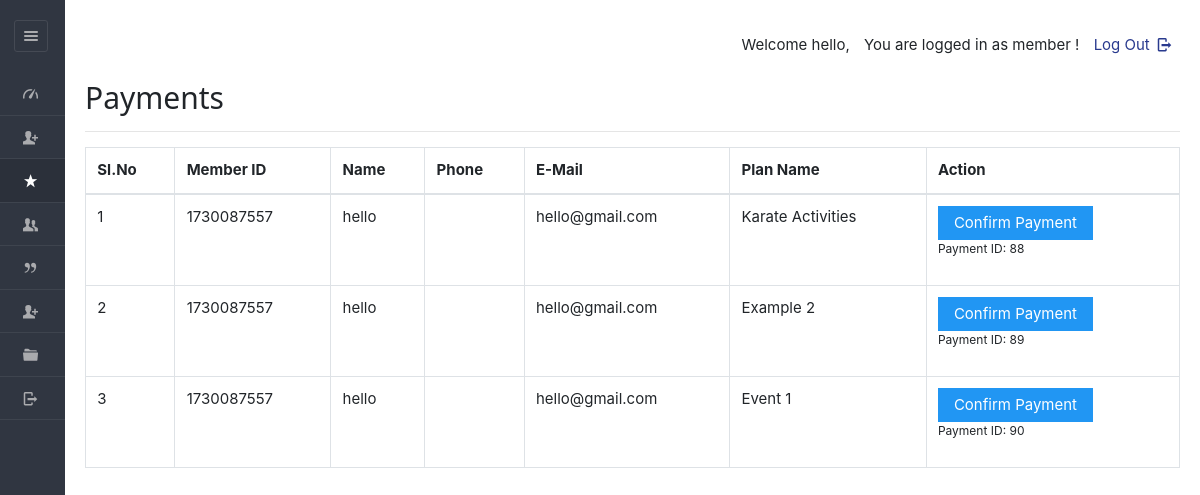
Page /dashboard/admin/payments.php (signed in) on the earlier database version.
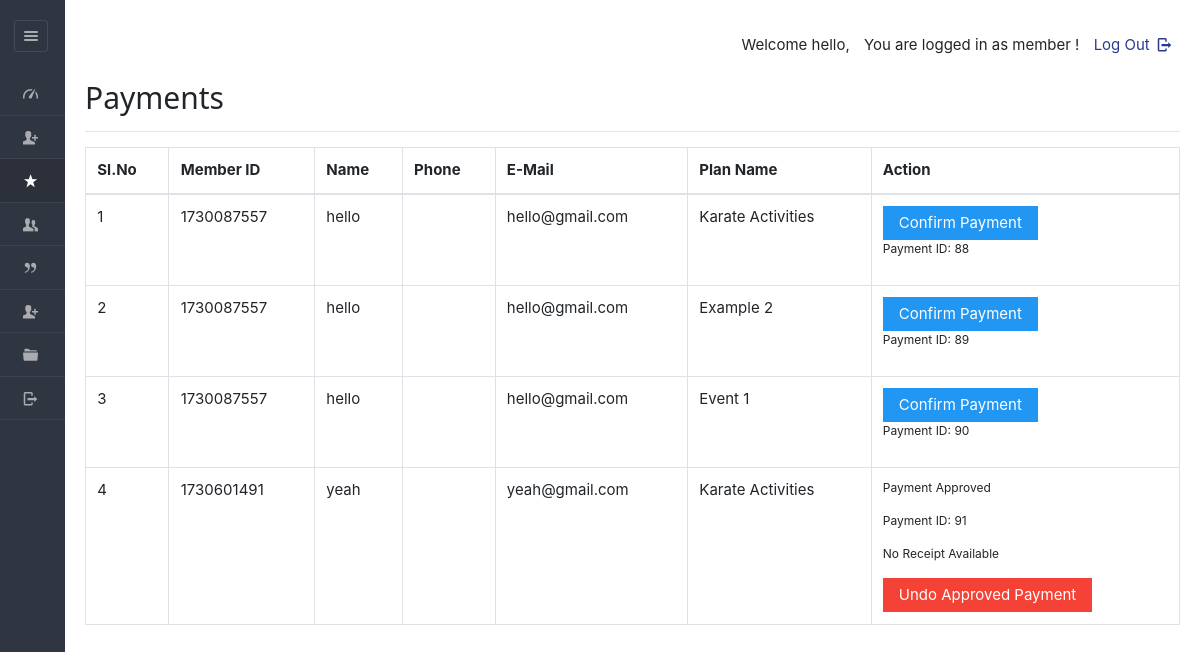
Same page on the later database version.
### tables this page shows
CREATE TABLE IF NOT EXISTS `enrolls_to` (
  `et_id` int NOT NULL AUTO_INCREMENT,
  `planid` varchar(8) NOT NULL,
  `userid` varchar(20) NOT NULL,
  `paid_date` varchar(40) NOT NULL,
  `expire` varchar(40) NOT NULL,
  `hasPaid` varchar(5) NOT NULL DEFAULT 'no',
  `hasApproved` varchar(5) NOT NULL,
  `receiptIMG` varchar(100) NOT NULL,
  PRIMARY KEY (`et_id`)
);

CREATE TABLE IF NOT EXISTS `users` (
  `userid` varchar(20) NOT NULL,
  `pass_key` varchar(100) NOT NULL,
  `imageid` varchar(200) NOT NULL,
  `username` varchar(40) NOT NULL,
  `fullName` varchar(100) NOT NULL,
  `gender` varchar(8) NOT NULL,
  `mobile` varchar(20) NOT NULL,
  `email` varchar(200) NOT NULL,
  `dob` varchar(40) NOT NULL,
  `joining_date` varchar(40) NOT NULL,
  `hasApproved` varchar(10) DEFAULT NULL,
  PRIMARY KEY (`userid`)
);

CREATE TABLE IF NOT EXISTS `plan` (
  `planid` varchar(8) NOT NULL,
  `tid` varchar(45) NOT NULL,
  `planName` varchar(20) NOT NULL,
  `description` varchar(200) NOT NULL,
  `planType` varchar(50) NOT NULL,
  `startDate` varchar(50) NOT NULL,
  `endDate` varchar(50) NOT NULL,
  `duration` int NOT NULL,
  `validity` varchar(20) NOT NULL DEFAULT 'Lifetime',
  `amount` int NOT NULL DEFAULT '0',
  `active` varchar(255) NOT NULL,
  PRIMARY KEY (`planid`),
  KEY `idx_plan_name` (`planName`),
  KEY `idx_plan_type` (`planType`),
  KEY `idx_description` (`description`),
  KEY `idx_active` (`active`)
);

### dashboard/admin/payments.php (the view, shortened to what this page needs)
<!DOCTYPE html>
<html lang="en">
<head>
    <link rel="stylesheet" href="../../css/style.css"  id="style-resource-5">
    <link rel="stylesheet" href="../../css/dashMain.css">
    <link rel="stylesheet" type="text/css" href="../../css/entypo.css">
    <link href="a1style.css" type="text/css" rel="stylesheet">
	<link rel="stylesheet" href="../../css/bootstrap.min.css">
    <link rel="stylesheet" href="../../css/insidedashboard.css">
	<link rel="stylesheet" href="../../css/dashboard/sidebar.css">
</head>
      <body class="page-body  page-fade" onload="collapseSidebar()">
    	<div class="page-container sidebar-collapsed" id="navbarcollapse">
		<div class="sidebar-menu">
			<header class="logo-env">
					<div class="sidebar-collapse" onclick="collapseSidebar()">
				<a href="#" class="sidebar-collapse-icon with-animation">
					<i class="entypo-menu"></i>
				</a>
			</div>
			</header>
    		<?php include('nav.php'); ?>
    	</div>
    		<div class="main-content">
				<div class="row">
					<div class="col-md-6 col-sm-8 clearfix">
					</div>
					<div class="col-md-6 col-sm-4 clearfix hidden-xs">
						<ul class="list-inline links-list pull-right">
							<li>
								<a href="logout.php">
									Log Out <i class="entypo-logout right"></i>
								</a>
							</li>
						</ul>
					</div>
				</div>
				<h2>Payments</h2>
<hr />
<table class="table table-bordered">
    <thead>
        <tr>
            <th>Sl.No</th>
            <th>Member ID</th>
            <th>Name</th>
            <th>Phone</th>
            <th>E-Mail</th>
            <th>Plan Name</th>
            <th>Action</th>
        </tr>
    </thead>
    <tbody>
<?php
$query = "SELECT e.*, u.username, u.mobile, u.email, p.planName
          FROM enrolls_to e
          JOIN users u ON e.userid = u.userid
          JOIN plan p ON e.planid = p.planid
          ORDER BY e.expire";
$result = mysqli_query($con, $query);
$sno = 1;
if (mysqli_num_rows($result) > 0) {
    while ($row = mysqli_fetch_array($result, MYSQLI_ASSOC)) {
        $uid = $row['userid'];
        $planid = $row['planid'];
        $planName = $row['planName'];
        $hasPaid = $row['hasPaid'];
        $hasApproved = $row['hasApproved'];
        $et_id = $row['et_id'];
        $receiptIMG = $row['receiptIMG'];
        echo "<tr>";
        echo "<td>" . $sno . "</td>";
        echo "<td>" . htmlspecialchars($row['userid']) . "</td>";
        echo "<td>" . htmlspecialchars($row['username']) . "</td>";
        echo "<td>" . htmlspecialchars($row['mobile']) . "</td>";
        echo "<td>" . htmlspecialchars($row['email']) . "</td>";
        echo "<td>" . htmlspecialchars($planName) . "</td>";
        $sno++;
        if ($hasPaid === 'no') {
            echo "<td>
                    <form action='make_payments.php' method='post'>
                        <input type='hidden' name='userID' value='" . htmlspecialchars($uid) . "'/>
                        <input type='hidden' name='planID' value='" . htmlspecialchars($planid) . "'/>
                        <input type='hidden' name='et_id' value='" . htmlspecialchars($et_id) . "'/>
                        <input type='submit' class='a1-btn a1-blue' value='Confirm Payment'/>
                    </form>
                    <p>Payment ID: $et_id</p>
                  </td>";
        } elseif ($hasPaid === 'yes' && $hasApproved === 'yes') {
            echo "<td>
                    <p>Payment Approved</p>
                    <p>Payment ID: $et_id</p>";
            if (!empty($receiptIMG)) {
                echo "<a href='$receiptIMG' class='a1-btn a1-orange' target='_blank'>View Receipt</a>";
            } else {
                echo "<p>No Receipt Available</p>";
            }
            echo "<form action='undo_payment.php' method='post' style='display:inline;'>
                    <input type='hidden' name='et_id' value='" . htmlspecialchars($et_id) . "'/>
                    <input type='hidden' name='userID' value='" . htmlspecialchars($uid) . "'/>
                    <input type='hidden' name='planID' value='" . htmlspecialchars($planid) . "'/>
                    <input type='submit' class='a1-btn a1-red' value='Undo Approved Payment' onclick='return confirm(\"Are you sure you want to undo this payment?\");'/>
                  </form>";
            echo "</td>";
        } else {
            echo "<td>No Action Needed</td>";
        }
        echo "</tr>";
    }
} else {
    echo "<tr><td colspan='7'>No records found</td></tr>";
}
?>
    </tbody>
</table>
    	</div>
    </body>
</html>

Differences in the rows shown:
added enrolls_to: userid "1730601491", userid.username "yeah", userid.email "yeah@gmail.com", planid.planName "Karate Activities", et_id "91", shows "No Receipt Available"
